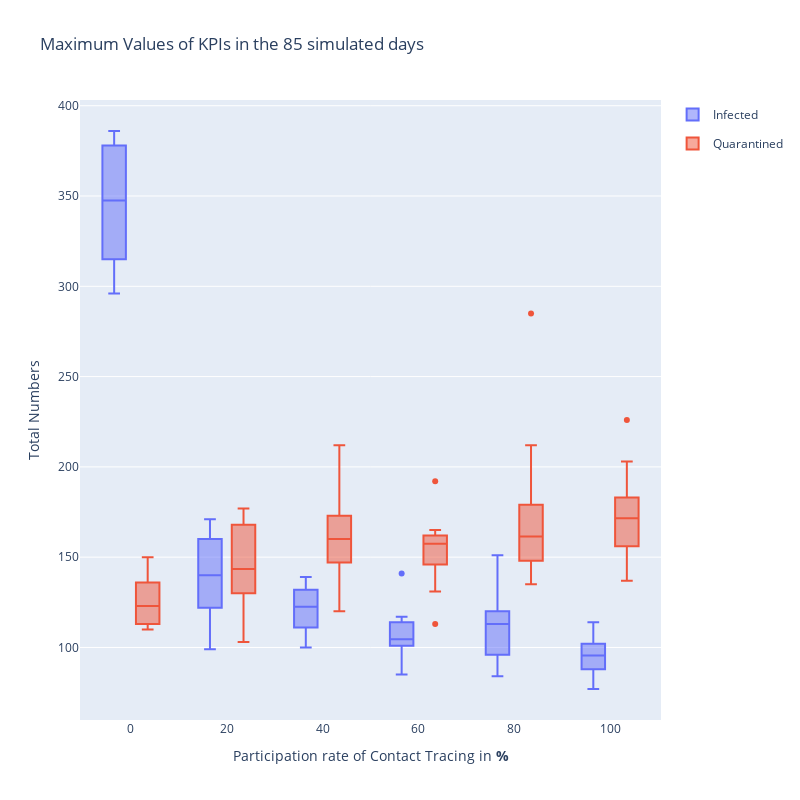

Source (notebook cell):
### Code cell
fig = go.Figure()
fig.add_trace(go.Box(x=df_10["participation"], y=df_10['Peak Infected'],
             name = 'Infected',
                       legendgroup='Infected'))
fig.add_trace(go.Box(x=df_10["participation"], y=df_10['Peak Quarantined'],
                         name = 'Quarantined',
                        legendgroup='Quarantined'))

fig.update_layout(title_text = "Maximum Values of KPIs in the 85 simulated days")
fig.update_layout(boxmode='group')
fig.update_yaxes(title_text= "Total Numbers")
fig.update_xaxes(title_text="Participation rate of Contact Tracing in <b>%</b> ")
fig.update_layout(
    autosize=False,
    width=800,
    height=800
)
fig.show()
# fig.write_html("plots/Peak_KPIs1_Box.html")

### Figure 1 — Plotly figure (JSON) as saved in the notebook; plotly's stock layout.template omitted (floating-point values rounded to 4 significant figures)
{"data": [{"legendgroup": "Infected", "name": "Infected", "type": "box", "x": [0, 0, 0, 0, 0, 0, 0, 0, 0, 0, 20, 20, 20, 20, 20, 20, 20, 20, 20, 20, 40, 40, 40, 40, 40, 40, 40, 40, 40, 40, 60, 60, 60, 60, 60, 60, 60, 60, 60, 60, 80, 80, 80, 80, 80, 80, 80, 80, 80, 80, 100, 100, 100, 100, 100, 100, 100, 100, 100, 100], "y": [307, 342, 315, 296, 380, 378, 386, 339, 378, 353, 99, 171, 160, 148, 161, 122, 140, 132, 122, 140, 136, 124, 111, 132, 139, 108, 121, 114, 100, 126, 141, 85, 110, 87, 104, 104, 101, 117, 114, 105, 111, 120, 87, 120, 113, 151, 113, 84, 96, 124, 91, 114, 80, 102, 88, 100, 93, 98, 77, 104]}, {"legendgroup": "Quarantined", "name": "Quarantined", "type": "box", "x": [0, 0, 0, 0, 0, 0, 0, 0, 0, 0, 20, 20, 20, 20, 20, 20, 20, 20, 20, 20, 40, 40, 40, 40, 40, 40, 40, 40, 40, 40, 60, 60, 60, 60, 60, 60, 60, 60, 60, 60, 80, 80, 80, 80, 80, 80, 80, 80, 80, 80, 100, 100, 100, 100, 100, 100, 100, 100, 100, 100], "y": [122, 124, 118, 110, 150, 113, 137, 111, 136, 129, 103, 177, 168, 129, 171, 141, 146, 148, 134, 130, 212, 161, 156, 147, 180, 120, 164, 159, 142, 173, 162, 113, 152, 165, 146, 160, 131, 192, 161, 155, 155, 212, 137, 179, 148, 285, 168, 148, 135, 179, 156, 203, 137, 156, 172, 183, 171, 172, 146, 226]}], "layout": {"autosize": false, "boxmode": "group", "height": 800, "title": {"text": "Maximum Values of KPIs in the 85 simulated days"}, "width": 800, "xaxis": {"title": {"text": "Participation rate of Contact Tracing in <b>%</b> "}}, "yaxis": {"title": {"text": "Total Numbers"}}}}
